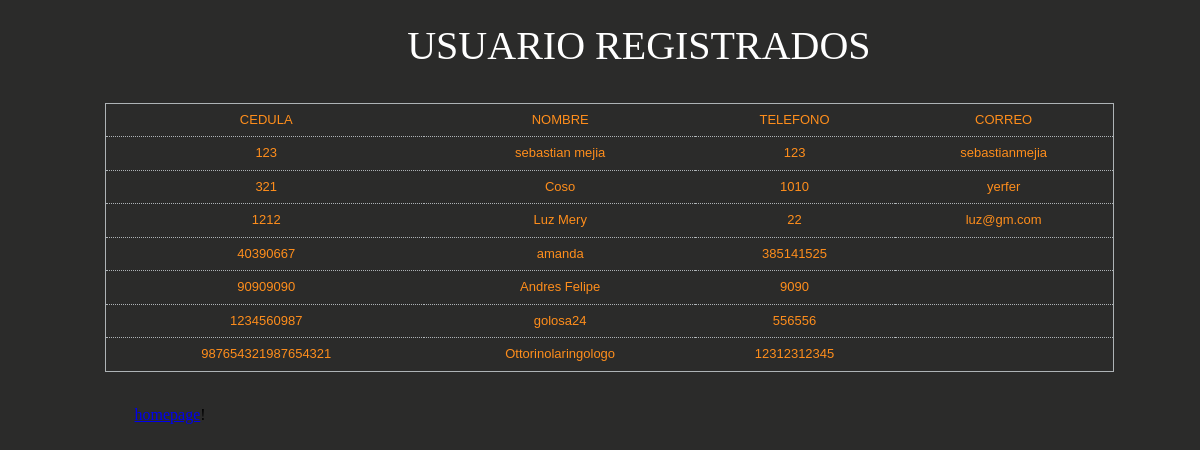
The app's page /admin/listadoclientes.php (signed in) with its own data.
### tables this page shows
CREATE TABLE IF NOT EXISTS `cliente` (
  `cedula` bigint(20) NOT NULL,
  `nombre` text NOT NULL,
  `telefono` bigint(20) NOT NULL,
  `password` varchar(20) NOT NULL,
  `imagen` varchar(100) NOT NULL,
  `Correo` varchar(100) NOT NULL
);

### admin/listadoclientes.php (the view, shortened to what this page needs)
 <?php
 	if(isset($_SESSION['user'])){
		if($_SESSION['user']=="admi" && $_SESSION['pass']=="admi"){
		$link = mysqli_connect("localhost","root","","videojuegos") or die("Error " . mysqli_error($link));
		$query = "SELECT * FROM cliente ";
		$result = mysqli_query($link, $query) or die("La consulta falló: " . mysqli_error($link));
		echo '<link rel="stylesheet" href="listadocss.css" />
			<h2>USUARIO REGISTRADOS</h2>';
		echo '<table width="90%" border="0px" cellspacing="0px" cellpadding="0px">
  			<tr>
		   	<td><p>CEDULA</p></td>
			<td><p>NOMBRE</p></td>
			<td><p>TELEFONO</p></td>
			<td><p>CORREO</p></td>
  			</tr>'
  			;
		while($row = mysqli_fetch_array($result)){
			$cedula=$row['cedula'];
			$nombre=$row['nombre'];
			$telefono=$row['telefono'];
			$correo=$row['Correo'];
			echo '<tr>
		    	<td><p>'.$cedula.'</p></td>
    			<td><p>'.$nombre.'</p></td>
    			<td><p>'.$telefono.'</p></td>
    			<td><p>'.$correo.'</p></td>
				</tr>';
		}
			echo '</table></br>';
			echo '<p><a href="menu.php" >homepage</a>!</p>';
			}
		else{
			header("Location:Admi.php");
		}
	}
?>

### admin/listadocss.css (style rules this page uses)
* { border: 0; margin-left: 3%; padding: 0; }
h2 { margin-top: 2%; margin-left: 30%; font-weight: normal; font-size: 30pt; color: #ffffff; }
p a { margin: 20px 0px 30px 30px; }
table { text-align: center; border-spacing: 0px; border: 1px solid #aeb3b6; border-collapse: collapse; }
table a, table, tbody, tfoot, tr, th, td { font-family: Arial, Helvetica, sans-serif; line-height: 2.0em; font-size: 13px; color: #55595c; }
tbody td { line-height: 2.5em; }
td { color: #FF8E1C; border-bottom: 1px dotted #aeb3b6; padding-right: 0.5em; }

### records on screen
cliente: cedula "123", nombre "sebastian mejia", telefono "123", Correo "sebastianmejia"
cliente: cedula "321", nombre "Coso", telefono "1010", Correo "yerfer"
cliente: cedula "1212", nombre "Luz Mery", telefono "22", Correo "luz@gm.com"
cliente: cedula "40390667", nombre "amanda", telefono "385141525"
cliente: cedula "90909090", nombre "Andres Felipe", telefono "9090"
cliente: cedula "1234560987", nombre "golosa24", telefono "556556"
cliente: cedula "987654321987654321", nombre "Ottorinolaringologo", telefono "12312312345"
